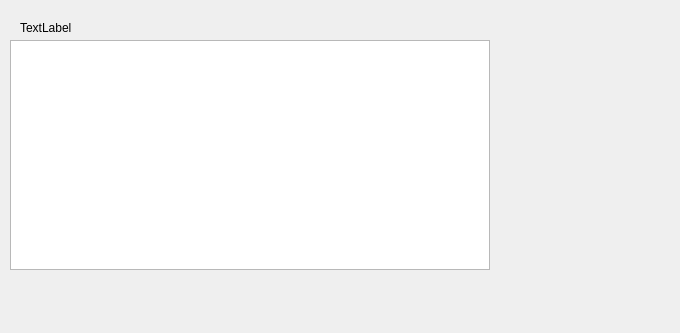
<?xml version="1.0" encoding="UTF-8"?>
<ui version="4.0">
 <class>manageAccountsWidget</class>
 <widget class="QWidget" name="manageAccountsWidget">
  <property name="geometry">
   <rect>
    <x>0</x>
    <y>0</y>
    <width>680</width>
    <height>333</height>
   </rect>
  </property>
  <property name="sizePolicy">
   <sizepolicy hsizetype="MinimumExpanding" vsizetype="MinimumExpanding">
    <horstretch>0</horstretch>
    <verstretch>0</verstretch>
   </sizepolicy>
  </property>
  <property name="windowTitle">
   <string>Form</string>
  </property>
  <widget class="QTableView" name="accountTableView">
   <property name="geometry">
    <rect>
     <x>10</x>
     <y>40</y>
     <width>480</width>
     <height>230</height>
    </rect>
   </property>
  </widget>
  <widget class="QLabel" name="infoLabel">
   <property name="geometry">
    <rect>
     <x>20</x>
     <y>20</y>
     <width>461</width>
     <height>16</height>
    </rect>
   </property>
   <property name="text">
    <string>TextLabel</string>
   </property>
  </widget>
 </widget>
 <resources/>
 <connections/>
</ui>
